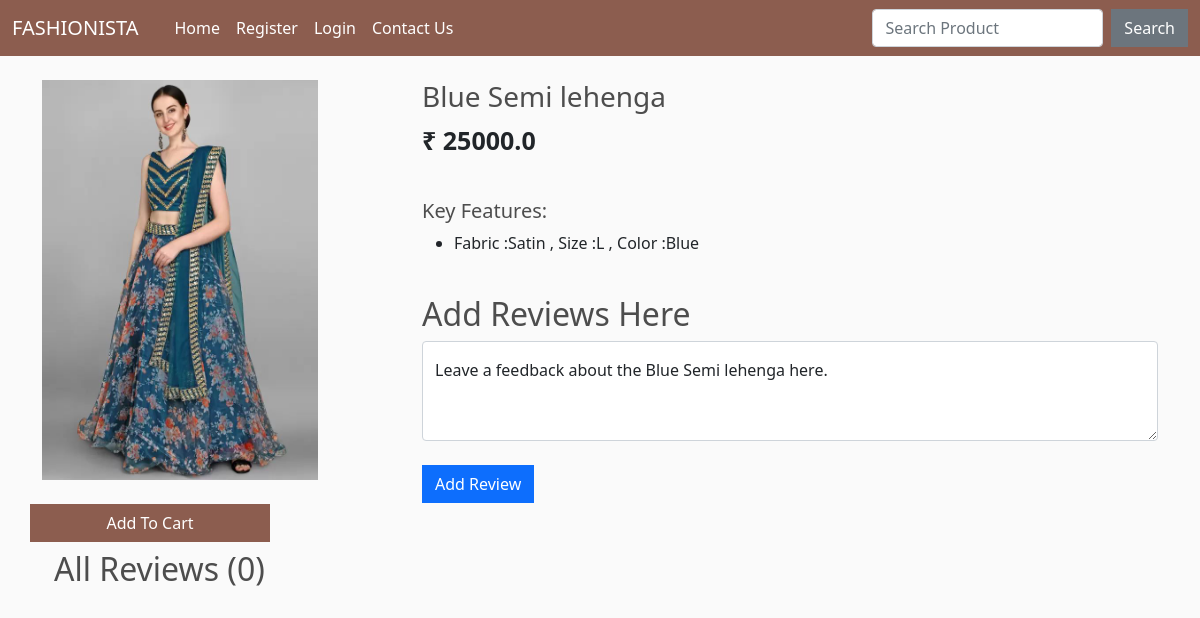
Screenshot of /product_view/7/ with the database file from the repository.
### shop/models.py (models this page shows, shortened)
class Product(models.Model):
    name = models.CharField(max_length=100)
    price = models.FloatField()
    image = models.ImageField(upload_to="", default="")

class Feature(models.Model):
    product = models.ForeignKey(Product, on_delete=models.CASCADE)
    feature = models.CharField(max_length=1000, null=True, blank=True)

### shop/views.py (the view)
# urls.py: path("product_view/<int:myid>/", views.product_view, name="product_view"),
def product_view(request, myid):
    product = Product.objects.filter(id=myid).first()
    feature = Feature.objects.filter(product=product)
    reviews = Review.objects.filter(product=product)
    data = cartData(request)
    items = data['items']
    order = data['order']
    cartItems = data['cartItems']
    if request.method=="POST":
        content = request.POST.get('content')
        review = Review(customer=customer, content=content, product=product)
        review.save()
        return redirect(f"/product_view/{product.id}")
    return render(request, "product_view.html", {'product':product, 'cartItems':cartItems, 'feature':feature, 'reviews':reviews})

### shop/inherit.py (called while the page is built)
def cartData(request):
    if request.user.is_authenticated:
        customer = request.user.customer
        order, created = Order.objects.get_or_create(customer=customer, complete=False)
        items = order.orderitem_set.all()
        cartItems = order.get_cart_items
    else:
        items = []
        order = {'get_cart_total':0, 'get_cart_items':0}
        cartItems = order['get_cart_items']
    return {'cartItems':cartItems, 'items':items, 'order':order}

### shop/templates/product_view.html (shortened to what this page needs)
{% extends 'base.html' %}
{% load static %}
{% block body %}
{% load humanize %}
<div class="container mt-4">
    <div class="row">
    <div class="col-md-4">
    <div class="row">
<img src="/media/{{product.image}}" alt="" style="width: 300px; height: 400px;">
    </div>
    <br>
    <div class="row">
        <button data-product="{{product.id}}" data-action="add" class="btn add-btn update-cart"
        style="background-color: #8c5d4f; color: white; width: 15rem;">Add To Cart</button>    </div>
</div>
<div class="col-md-8">
    <h3>{{product.name}}</h3>
    <p style="font-size: 25px;"><b>₹ {{product.price}}</b></p>
    <br>
    <h5>Key Features:</h5>
    <ul>
        {% for i in feature %}
        <li>{{i.feature}}</li>
        {% endfor %}
    </ul>
    <br>
      <h2>Add Reviews Here</h2>
      <form method="POST" action="/product_view/{{product.id}}/"> {% csrf_token %}
            <div class="form-floating">
                  <textarea class="form-control" placeholder="Leave a comment here" id="floatingTextarea2"
                        style="height: 100px" id="content" name="content"></textarea>
                  <label for="floatingTextarea2">Leave a feedback about the {{product.name}} here.</label>
                  <br>
                  <button type="submit" class="btn btn-primary">Add Review</button>
            </div>
      </form>
</div>
</div>
<div class="container mt-2">
          <h2>All Reviews ({{reviews.count}})</h2>
    </div>
</div>
{% endblock %}

### shop/templates/base.html (style rules this page uses)
body { background-color: hsl(0, 0%, 98%); }
h1, h2, h3, h4, h5, h6 { color: hsl(0, 0%, 30%); }
.btn { border-radius: 0; }

### rows the page displays
Product: image (picture), name "Blue Semi lehenga", price "25000.0"
Feature: feature "Fabric :Satin , Size :L , Color :Blue"

### other values shown
{{ reviews.count }} "0"
